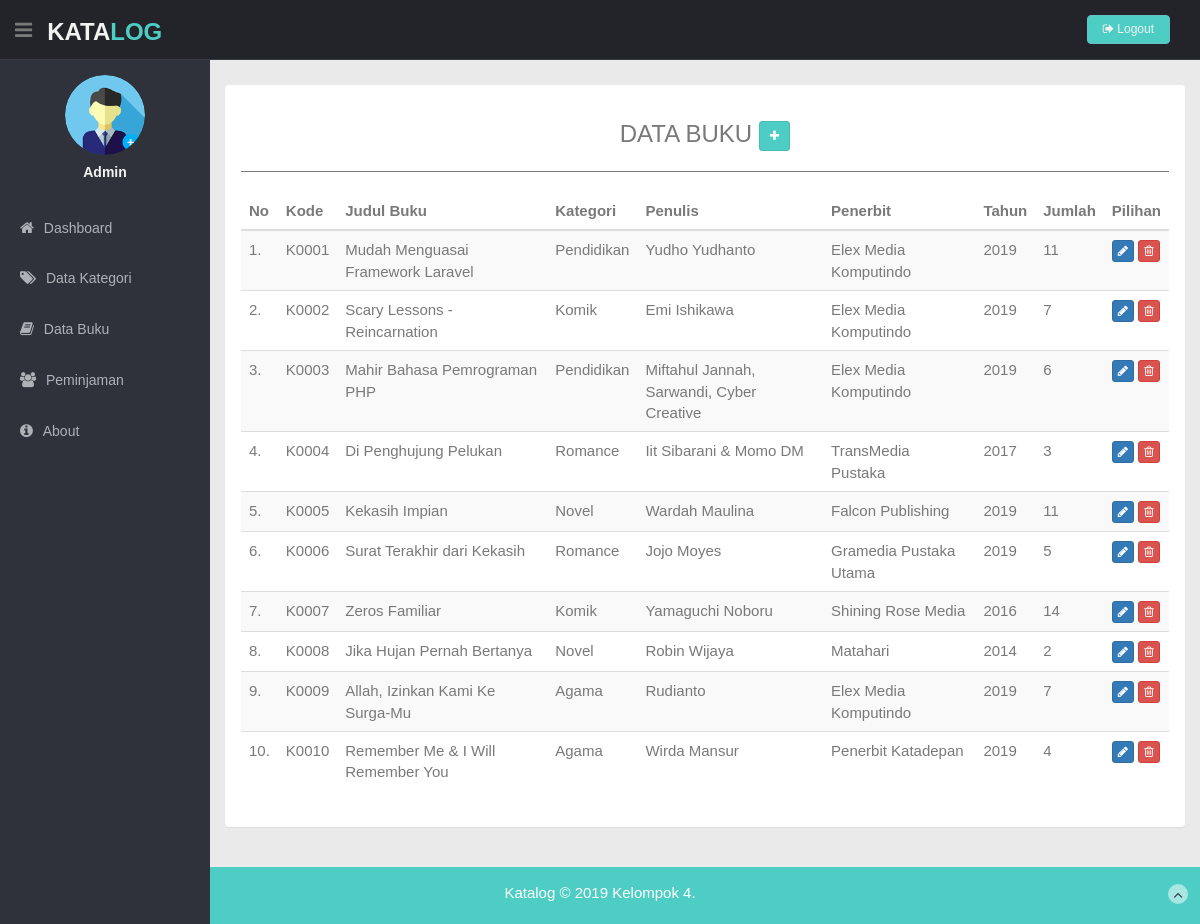
The page /modul_buku/list-buku.php (signed in) on the database its author committed.
### tables this page shows
CREATE TABLE `buku` (
  `buku_id` int(11) NOT NULL,
  `buku_kode` varchar(50) NOT NULL,
  `buku_judul` varchar(50) NOT NULL,
  `kategori_id` int(11) NOT NULL,
  `buku_pengarang` varchar(50) NOT NULL,
  `buku_penerbit` varchar(50) NOT NULL,
  `buku_tahun` varchar(50) DEFAULT NULL,
  `jumlah` int(11) DEFAULT NULL
);

CREATE TABLE `kategori` (
  `kategori_id` int(11) NOT NULL,
  `kategori_nama` varchar(50) NOT NULL
);

### modul_buku/proses-list-buku.php (called while the page is built, shortened)
<?php
include '../config.php';
$query = "SELECT buku.*,kategori.kategori_nama
    FROM buku
    JOIN kategori
    ON buku.kategori_id = kategori.kategori_id
    ORDER BY buku.buku_kode ASC";
$hasil = mysqli_query($db, $query);
$data_buku = array();
while ($row = mysqli_fetch_assoc($hasil)) {
    $data_buku[] =  $row;
}

### modul_buku/list-buku.php (the view, shortened to what this page needs)
<?php
include('../template/header.php');
include('proses-list-buku.php');
$no=1;
?>
<section id="main-content">
    <section class="wrapper site-min-auto">
        <div class="row mt">
            <div class="col-md-12">
                <div class="panel">
                    <div class="panel-body minimal">
                    <h3 class="centered">DATA BUKU <a href="#addBuku" class="btn btn-sm btn-theme" type="button" data-toggle="modal"><i class="fa fa-plus"></i></a></h3><hr>
                        <table class="table table-striped table-advance table-hover">
                            <thead>
                                <tr>
                                    <th>No</th>
                                    <th>Kode</th>
                                    <th>Judul Buku</th>
                                    <th>Kategori</th>
                                    <th width="20%">Penulis</th>
                                    <th>Penerbit</th>
                                    <th>Tahun</th>
                                    <th>Jumlah</th>
                                    <th>Pilihan</th>
                                </tr>
                            </thead>
                            <tbody>
                            <?php foreach($data_buku as $buku) :?>
                                <tr>
                                    <td><?=$no++;?>.</td>
                                    <td><?=$buku['buku_kode'];?></td>
                                    <td><?=$buku['buku_judul'];?></td>
                                    <td><?=$buku['kategori_nama'];?></td>
                                    <td><?=$buku['buku_pengarang'];?></td>
                                    <td><?=$buku['buku_penerbit'];?></td>
                                    <td><?=$buku['buku_tahun'];?></td>
                                    <td><?=$buku['jumlah'];?></td>
                                    <td>
                                        <a class="btn btn-primary btn-xs" href="#editBuku" data-toggle="modal" data-id="<?=$buku['buku_id'];?>"><i class="fa fa-pencil"></i></a>
                                        <a class="btn btn-danger btn-xs" onclick="return confirm('Anda yakin akan menghapus data?');" href="delete-buku.php?id_buku=<?=$buku['buku_id'];?>"><i class="fa fa-trash-o"></i></a>
                                    </td>
                                </tr>
                            <?php endforeach ?>
                            </tbody>
                        </table>
                    </div>
                </div>
            </div>
        </div>
    </section>
</section>
<?php include('../template/footer.php')?>

### template/header.php (shortened to what this page needs)
<!DOCTYPE html>
<html lang="en">
<head>
  <link href="../asset/lib/bootstrap/css/bootstrap.min.css" rel="stylesheet">
  <link href="../asset/lib/font-awesome/css/font-awesome.css" rel="stylesheet" />
  <link href="../asset/css/style.css" rel="stylesheet">
  <link href="../asset/css/style-responsive.css" rel="stylesheet">
  <link rel="stylesheet" href="../asset/lib/bootstrap-datepicker/css/datepicker.css">
</head>
<body>
  <section id="container">
    <header class="header black-bg">
      <div class="sidebar-toggle-box">
        <div class="fa fa-bars tooltips" data-placement="right" data-original-title="Toggle Navigation"></div>
      </div>
      <a href="index.php" class="logo"><b>KATA<span>LOG</span></b></a>
      <div class="top-menu">
        <ul class="nav pull-right top-menu">
          <li><a class="logout" href="../logout.php"> <i class="fa fa-sign-out"></i> Logout</a></li>
        </ul>
      </div>
    </header>
    <aside>
      <div id="sidebar" class="nav-collapse ">
        <ul class="sidebar-menu" id="nav-accordion">
          <p class="centered"><a href="#"><img src="../asset/img/userphoto.png" class="img-circle" width="80"></a></p>
          <h5 class="centered"><?php echo $_SESSION['user']['nama_user'] ;?></h5>
          <li class="mt">
            <a href="../dashboard.php">
              <i class="fa fa-home"></i>
              <span>Dashboard</span>
            </a>
          </li>
          <li class="sub-menu">
            <a href="../modul_kategori/list-kategori.php">
              <i class="fa fa-tags"></i>
              <span>Data Kategori</span>
            </a>
          </li>
          <li class="sub-menu">
            <a href="../modul_buku/list-buku.php">
              <i class="fa fa-book"></i>
              <span>Data Buku</span>
            </a>
          </li>
          <li class="sub-menu">
            <a href="../modul_peminjaman/list-peminjaman.php">
              <i class="fa fa-group"></i>
              <span>Peminjaman</span>
            </a>
          </li>
          <li class="sub-menu">
            <a href="../about">
              <i class="fa fa-info-circle"></i>
              <span>About</span>
            </a>
          </li>
        </ul>
      </div>
    </aside>

### template/footer.php (shortened to what this page needs)
    <footer class="site-footer">
      <div class="text-center">
        <p>
          <a href="index.php" style="color:white;">Katalog</a> &copy; 2019 Kelompok 4.
        </p>
        <a href="#" class="go-top">
          <i class="fa fa-angle-up"></i>
        </a>
      </div>
    </footer>
  </section>
</body>
</html>

### asset/css/style.css (style rules this page uses)
body { color: #797979; background: #eaeaea; font-family: 'Ruda', sans-serif; padding: 0px !important; margin: 0px !important; font-size:15px; }
ul li { list-style: none; }
a, a:hover, a:focus { text-decoration: none; outline: none; }
#container { width: 100%; height: 100%; }
.btn-theme { color: #fff; background-color: #4ECDC4; border-color: #48bcb4; }
hr { margin-top: 20px; margin-bottom: 20px; border: 0; border-top: 1px solid #797979; }
.centered { text-align: center; }
.mt { margin-top: 25px; line-height: 0px; }
ul.top-menu > li > .logout { color: #f2f2f2; font-size: 12px; border-radius: 4px; -webkit-border-radius: 4px; border: 1px solid #64c3c2 !important; padding: 5px 15px; margin-right: 15px; background: #4ECDC4; margin-top: 15px; }
#sidebar { width: 210px; height: 100%; position: fixed; background: #2f323a; }
#sidebar h5 { color: #f2f2f2; font-weight: 700; }
#sidebar ul li { position: relative; }
ul.sidebar-menu , ul.sidebar-menu li ul.sub { margin: -2px 0 0; padding: 0; }
ul.sidebar-menu { margin-top: 75px; }
ul.sidebar-menu li { margin-bottom: 5px; margin-left:10px; margin-right:10px; }
ul.sidebar-menu li.sub-menu { line-height: 15px; }
ul.sidebar-menu li a span { display: inline-block; }
ul.sidebar-menu li a { color: #aeb2b7; text-decoration: none; display: block; padding: 15px 0 15px 10px; font-size: 14px; outline: none; -webkit-transition: all 0.3s ease; -moz-transition: all 0.3s ease; -o-transition: all 0.3s ease; -ms-transition: all 0.3s ease; transition: all 0.3s ease; }
ul.sidebar-menu li a i { font-size: 15px; padding-right: 6px; }
#main-content { margin-left: 210px; }
.header, .footer { min-height: 60px; padding: 0 15px; }
.header { position: fixed; left: 0; right: 0; z-index: 1002; }
.black-bg { background: #22242a; border-bottom: 1px solid #393d46; }
.wrapper { display: inline-block; margin-top: 60px; padding-left: 15px; padding-right: 15px; padding-bottom: 15px; padding-top: 0px; width: 100%; }
a.logo { font-size: 24px; color: #f2f2f2; float: left; margin-top: 15px; text-transform: uppercase; }
a.logo b { font-weight: 900; }
a.logo span { color: #4ECDC4; }
#top_menu .nav > li, ul.top-menu > li { float: left; }
ul.top-menu > li > a { color: #666666; font-size: 16px; border-radius: 4px; -webkit-border-radius: 4px; border:1px solid #666666 !important; padding: 2px 6px; margin-right: 15px; }
.sidebar-toggle-box { float: left; padding-right: 15px; margin-top: 20px; }
.sidebar-toggle-box .fa-bars { cursor: pointer; display: inline-block; font-size: 20px; }
.site-footer { background: #4ECDC4; color: #fff; padding: 15px 0; }
.site-footer p { margin-bottom: 5px; }
.go-top { margin-right: 1%; margin-top: -25px; float: right; background: rgba(255,255,255,.5); width: 20px; height: 20px; border-radius: 50%; -webkit-border-radius: 50%; }
.go-top i { color: #2A3542; }
.site-min-auto { min-height: 546px; }

### rows shown on the page
buku: buku_kode "K0001", buku_judul "Mudah Menguasai Framework Laravel", kategori.kategori_nama "Pendidikan", buku_pengarang "Yudho Yudhanto", buku_penerbit "Elex Media Komputindo", buku_tahun "2019", jumlah "11"
buku: buku_kode "K0002", buku_judul "Scary Lessons - Reincarnation", kategori.kategori_nama "Komik", buku_pengarang "Emi Ishikawa", buku_penerbit "Elex Media Komputindo", buku_tahun "2019", jumlah "7"
buku: buku_kode "K0003", buku_judul "Mahir Bahasa Pemrograman PHP", kategori.kategori_nama "Pendidikan", buku_pengarang "Miftahul Jannah, Sarwandi, Cyber Creative", buku_penerbit "Elex Media Komputindo", buku_tahun "2019", jumlah "6"
buku: buku_kode "K0004", buku_judul "Di Penghujung Pelukan", kategori.kategori_nama "Romance", buku_pengarang "Iit Sibarani & Momo DM", buku_penerbit "TransMedia Pustaka", buku_tahun "2017", jumlah "3"
buku: buku_kode "K0005", buku_judul "Kekasih Impian", kategori.kategori_nama "Novel", buku_pengarang "Wardah Maulina", buku_penerbit "Falcon Publishing", buku_tahun "2019", jumlah "11"
buku: buku_kode "K0006", buku_judul "Surat Terakhir dari Kekasih", kategori.kategori_nama "Romance", buku_pengarang "Jojo Moyes", buku_penerbit "Gramedia Pustaka Utama", buku_tahun "2019", jumlah "5"
buku: buku_kode "K0007", buku_judul "Zeros Familiar", kategori.kategori_nama "Komik", buku_pengarang "Yamaguchi Noboru", buku_penerbit "Shining Rose Media", buku_tahun "2016", jumlah "14"
buku: buku_kode "K0008", buku_judul "Jika Hujan Pernah Bertanya", kategori.kategori_nama "Novel", buku_pengarang "Robin Wijaya", buku_penerbit "Matahari", buku_tahun "2014", jumlah "2"
buku: buku_kode "K0009", buku_judul "Allah, Izinkan Kami Ke Surga-Mu", kategori.kategori_nama "Agama", buku_pengarang "Rudianto", buku_penerbit "Elex Media Komputindo", buku_tahun "2019", jumlah "7"
buku: buku_kode "K0010", buku_judul "Remember Me & I Will Remember You", kategori.kategori_nama "Agama", buku_pengarang "Wirda Mansur", buku_penerbit "Penerbit Katadepan", buku_tahun "2019", jumlah "4"

### other values the page prints
$_SESSION['user']['nama_user'] "Admin"
